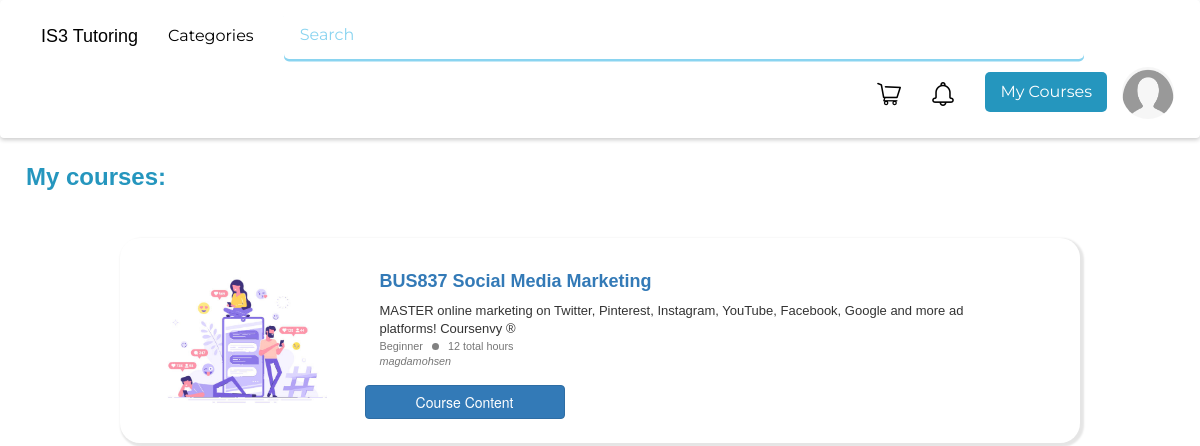
The page /src/view/viewEnrolledCourses.php (signed in) on the database its author committed.
### tables this page shows
CREATE TABLE `enroll` (
  `UserID` int(11) NOT NULL,
  `CourseID` int(11) NOT NULL,
  `EnrollDate` date NOT NULL,
  `Done` tinyint(1) NOT NULL
);

CREATE TABLE `courses` (
  `CourseID` int(11) NOT NULL,
  `Code` varchar(8) NOT NULL,
  `Title` varchar(50) NOT NULL,
  `Description` text NOT NULL,
  `Hours` int(11) NOT NULL,
  `Level` varchar(15) NOT NULL,
  `Price` int(11) NOT NULL,
  `Approved` tinyint(1) DEFAULT NULL,
  `CreatedBy` int(11) NOT NULL,
  `Categories` varchar(25) NOT NULL,
  `Overview` varchar(255) DEFAULT NULL,
  `Thumbnail` varchar(255) DEFAULT NULL
);

CREATE TABLE `users` (
  `UserID` int(11) NOT NULL,
  `Username` varchar(25) NOT NULL,
  `Password` varchar(255) NOT NULL,
  `FirstName` varchar(25) NOT NULL,
  `LastName` varchar(25) NOT NULL,
  `Email` varchar(25) NOT NULL,
  `PhoneNumber` varchar(25) DEFAULT NULL,
  `Country` varchar(25) DEFAULT NULL,
  `BirthDate` date NOT NULL,
  `UserType` varchar(15) NOT NULL
);

### src/public/is3library.php (called while the page is built, shortened)
<?php
$conn = "";
function getUsername($UserID)
{
    $sql = "SELECT * FROM users WHERE UserID =". $UserID;
    $result = $GLOBALS['conn']->query($sql);
    $userData = mysqli_fetch_array($result);
    return $userData[1];
}
        ?>

### src/view/viewEnrolledCourses.php (the view, shortened to what this page needs)
<link rel="stylesheet" href="https://maxcdn.bootstrapcdn.com/bootstrap/3.4.1/css/bootstrap.min.css">
<link rel="stylesheet" href="https://cdnjs.cloudflare.com/ajax/libs/font-awesome/5.8.2/css/all.min.css"">
<link rel="stylesheet" href="../../CSS/ratings.css" type="text/css">
<link rel="stylesheet" href="../../CSS/courses.css" type="text/css">
<?php
include_once "/xampp/htdocs/IS3-Online-Tutoring/src/public/Menu.php";
include_once "/xampp/htdocs/IS3-Online-Tutoring/src/public/is3library.php";
$user = $_SESSION['UserID'];
echo "<div class='title-section'>";
echo "<h3 class='title'>My courses:</h3>";
echo "</div>";
$query2="SELECT * FROM courses c, enroll e where e.CourseID=c.CourseID AND e.UserID='$user'";
$result2=mysqli_query($conn,$query2);
while($row = $result2->fetch_array(MYSQLI_ASSOC)){
    displayCourse($row);
    ?>
    <a href=viewCourseContent.php?id=<?php echo $row['CourseID']?> class="btn btn-primary">Course Content </a>
    </div></div>
<?php
}
?>
<?php
function displayCourse($row)
{
    $thumbnail = "/IS3-Online-Tutoring/resources/CoursesContent/Thumbnails/".$row["Thumbnail"];
    ?>
    <div class="card border-primary mb-3 course">
        <div class="row">
            <div class="col-lg-3">
                <img src=<?php echo $thumbnail?> width = 200>
            </div>
            <div class="col-lg-8">
                <div class="card-body">
                    <h4 class="card-title">
                        <a href=/IS3-Online-Tutoring/src/view/viewCourseDetails.php?id=<?php echo $row['CourseID'] ?> > <?php echo $row["Code"]." ".$row["Title"]?></a>
                    </h4>
                    <p class="card-text">
                        <?php echo$row["Description"]?> <br>
                        <small class="text-muted">
                            <?php echo$row["Level"]?>
                            <span class="dot"></span>
                            <?php echo$row["Hours"]." total hours"?><br>
                            <i><?php echo getUsername($row["CreatedBy"])?></i><br>
                        </small>
                    </p>
                </div>
            </div>
    <?php
}
?>

### CSS/ratings.css (style rules this page uses)
* { box-sizing: border-box; }

### CSS/courses.css (style rules this page uses)
.course { border-radius: 20px; max-width: 80%; margin: auto; margin-bottom: 10px; padding: 2%; box-shadow: 2px 2px 2px 2px rgba(0, 0, 0, 0.1); }
.title-section { height: 100px; padding: 2%; color: #2596be; }
.title { font-family: 'Sora', sans-serif; font-weight: 700; font-size:x-large; padding: 2px; max-width: 60%; margin-top: 0px; margin-bottom: 0px; }
.card-title { font-family: 'Sora', sans-serif; font-weight: 700; font-size: large; color: #2596be; }
.card-text { font-family: 'Sora', sans-serif; font-weight: 500; font-size:small; }
.dot { height: 7px; width: 7px; margin-left: 6px; margin-right: 6px; margin-top: 3px; background-color: #818181; border-radius: 50%; display: inline-block }
.text-muted { font-family: 'Sora', sans-serif; font-weight: 500; font-size:smaller; }
.btn-primary { background-color: #2596be; width: 200px; border: 0; margin-top: 5px; }

### CSS/menu.css (style rules this page uses)
html, body { height: 100%; width: 100%; margin:0; }
::placeholder { color: #8ad4f0; }

### rows shown on the page
enroll: CourseID.Thumbnail (picture), CourseID.Code "BUS837", CourseID.Title "Social Media Marketing", CourseID.Description "MASTER online marketing on Twitter, Pinterest, Instagram, YouTube, Facebook, Google and more ad platforms! Coursenvy ®", CourseID.Level "Beginner", CourseID.Hours "12", CourseID.Username "magdamohsen"
